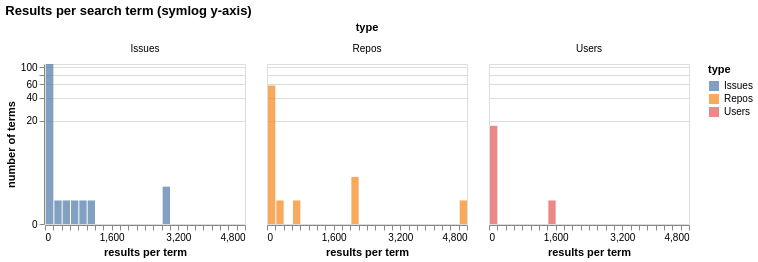

Here is the notebook cell this chart was saved with:
### Code cell
# Distribution of result counts per term (zero-safe symlog scale for the long tail)
hist_data = pd.DataFrame({
    "type": ["Repos"] * len(hit_df) + ["Issues"] * len(hit_df) + ["Users"] * len(hit_df),
    "count": list(hit_df["n_repos"]) + list(hit_df["n_issues"]) + list(hit_df["n_users"]),
})
hist_data = hist_data[hist_data["count"] > 0]

base = alt.Chart(hist_data).mark_bar(opacity=0.7).encode(
    x=alt.X("count:Q", bin=alt.Bin(maxbins=40), title="results per term"),
    y=alt.Y("count():Q", title="number of terms",
            scale=alt.Scale(type="symlog", constant=1)),
    color=alt.Color("type:N", scale=alt.Scale(scheme="tableau10")),
).properties(width=200, height=160)

hist = base.facet(facet="type:N", columns=3,
                  title="Results per search term (symlog y-axis)")
display(hist)

### Figure 1 — Vega specification as saved in the notebook (floating-point values rounded to 4 significant figures)
{"$schema": "https://vega.github.io/schema/vega/v6.json", "data": [{"name": "source_0", "values": [{"bin_maxbins_40_count": 0.0, "bin_maxbins_40_count_end": 200.0, "type": "Repos", "__count": 58, "__count_end": 58.0, "__count_start": 0.0}, {"bin_maxbins_40_count": 2000.0, "bin_maxbins_40_count_end": 2200.0, "type": "Repos", "__count": 3, "__count_end": 3.0, "__count_start": 0.0}, {"bin_maxbins_40_count": 600.0, "bin_maxbins_40_count_end": 800.0, "type": "Repos", "__count": 1, "__count_end": 1.0, "__count_start": 0.0}, {"bin_maxbins_40_count": 4600.0, "bin_maxbins_40_count_end": 4800.0, "type": "Repos", "__count": 1, "__count_end": 1.0, "__count_start": 0.0}, {"bin_maxbins_40_count": 200.0, "bin_maxbins_40_count_end": 400.0, "type": "Repos", "__count": 1, "__count_end": 1.0, "__count_start": 0.0}, {"bin_maxbins_40_count": 0.0, "bin_maxbins_40_count_end": 200.0, "type": "Issues", "__count": 110, "__count_end": 110.0, "__count_start": 0.0}, {"bin_maxbins_40_count": 400.0, "bin_maxbins_40_count_end": 600.0, "type": "Issues", "__count": 1, "__count_end": 1.0, "__count_start": 0.0}, {"bin_maxbins_40_count": 2800.0, "bin_maxbins_40_count_end": 3000.0, "type": "Issues", "__count": 2, "__count_end": 2.0, "__count_start": 0.0}, {"bin_maxbins_40_count": 1000.0, "bin_maxbins_40_count_end": 1200.0, "type": "Issues", "__count": 1, "__count_end": 1.0, "__count_start": 0.0}, {"bin_maxbins_40_count": 800.0, "bin_maxbins_40_count_end": 1000.0, "type": "Issues", "__count": 1, "__count_end": 1.0, "__count_start": 0.0}, {"bin_maxbins_40_count": 600.0, "bin_maxbins_40_count_end": 800.0, "type": "Issues", "__count": 1, "__count_end": 1.0, "__count_start": 0.0}, {"bin_maxbins_40_count": 200.0, "bin_maxbins_40_count_end": 400.0, "type": "Issues", "__count": 1, "__count_end": 1.0, "__count_start": 0.0}, {"bin_maxbins_40_count": 0.0, "bin_maxbins_40_count_end": 200.0, "type": "Users", "__count": 17, "__count_end": 17.0, "__count_start": 0.0}, {"bin_maxbins_40_count": 1400.0, "bin_maxbins_40_count_end": 1600.0, "type": "Users", "__count": 1, "__count_end": 1.0, "__count_start": 0.0}]}, {"name": "facet_domain", "values": [{"type": "Repos", "count": 5}, {"type": "Issues", "count": 7}, {"type": "Users", "count": 2}]}, {"name": "facet_domain_row", "values": [{"data": 0.0}]}, {"name": "facet_domain_column", "transform": [{"type": "sequence", "start": 0.0, "stop": {"signal": "min(length(data(\"facet_domain\")), 3)"}}]}, {"name": "source_0_color_domain_type", "values": [{"type": "Repos"}, {"type": "Issues"}, {"type": "Users"}]}], "signals": [{"name": "child_bin_maxbins_40_count_bins", "value": {"fields": ["count"], "fname": "bin_count", "start": 0.0, "step": 200.0, "stop": 4800.0}}, {"name": "child_width", "value": 200}, {"name": "child_height", "value": 160}], "marks": [{"type": "group", "name": "facet-title", "title": {"text": "type", "style": "guide-title", "offset": 10}, "role": "column-title"}, {"type": "group", "name": "row_header", "from": {"data": "facet_domain_row"}, "encode": {"update": {"height": {"signal": "child_height"}}}, "axes": [{"scale": "y", "orient": "left", "labelOverlap": "greedy", "grid": false, "tickCount": {"signal": "ceil(child_height/40)"}, "zindex": 0, "title": "number of terms"}], "role": "row-header"}, {"type": "group", "name": "column_footer", "from": {"data": "facet_domain_column"}, "encode": {"update": {"width": {"signal": "child_width"}}}, "axes": [{"scale": "x", "labelFlush": true, "grid": false, "zindex": 0, "title": "results per term", "tickCount": {"signal": "ceil(child_width/10)"}, "orient": "bottom", "labelOverlap": true}], "role": "column-footer"}, {"type": "group", "name": "cell", "from": {"facet": {"data": "source_0", "name": "facet", "groupby": ["type"]}}, "sort": {"field": ["datum[\"type\"]"], "order": ["ascending"]}, "encode": {"update": {"height": {"signal": "child_height"}, "width": {"signal": "child_width"}}}, "marks": [{"type": "rect", "name": "child_marks", "from": {"data": "facet"}, "encode": {"update": {"y": {"field": "__count_end", "scale": "y"}, "y2": {"field": "__count_start", "scale": "y"}, "x2": {"field": "bin_maxbins_40_count", "scale": "x", "offset": {"signal": "0.5 + (abs(scale(\"x\", datum[\"bin_maxbins_40_count_end\"]) - scale(\"x\", datum[\"bin_maxbins_40_count\"])) < 0.25 ? -0.5 * (0.25 - (abs(scale(\"x\", datum[\"bin_maxbins_40_count_end\"]) - scale(\"x\", datum[\"bin_maxbins_40_count\"])))) : 0.5)"}}, "x": {"field": "bin_maxbins_40_count_end", "scale": "x", "offset": {"signal": "0.5 + (abs(scale(\"x\", datum[\"bin_maxbins_40_count_end\"]) - scale(\"x\", datum[\"bin_maxbins_40_count\"])) < 0.25 ? 0.5 * (0.25 - (abs(scale(\"x\", datum[\"bin_maxbins_40_count_end\"]) - scale(\"x\", datum[\"bin_maxbins_40_count\"])))) : -0.5)"}}, "fill": {"field": "type", "scale": "color"}, "opacity": {"value": 0.7}}}, "style": ["bar"]}], "axes": [{"scale": "y", "aria": false, "grid": true, "tickCount": {"signal": "ceil(child_height/40)"}, "gridScale": "x", "orient": "left", "domain": false, "ticks": false, "minExtent": 0, "zindex": 0, "labels": false, "maxExtent": 0}], "title": {"text": {"signal": "isValid(parent[\"type\"]) ? parent[\"type\"] : \"\"+parent[\"type\"]"}, "frame": "group", "offset": 10, "style": "guide-label"}, "style": "cell"}], "scales": [{"name": "x", "type": "linear", "domain": {"signal": "[child_bin_maxbins_40_count_bins.start, child_bin_maxbins_40_count_bins.stop]"}, "range": [0, {"signal": "child_width"}], "bins": {"signal": "child_bin_maxbins_40_count_bins"}, "zero": false}, {"name": "y", "type": "symlog", "domain": {"data": "source_0", "fields": ["__count_start", "__count_end"]}, "range": [{"signal": "child_height"}, 0], "zero": true, "constant": 1, "nice": true}, {"name": "color", "type": "ordinal", "domain": {"data": "source_0_color_domain_type", "field": "type", "sort": true}, "range": {"scheme": "tableau10"}}], "title": {"text": "Results per search term (symlog y-axis)", "anchor": "start"}, "background": "white", "padding": 5, "layout": {"padding": 20, "bounds": "full", "align": "all", "columns": 3}, "legends": [{"fill": "color", "symbolType": "square", "title": "type", "encode": {"symbols": {"update": {"opacity": {"value": 0.7}}}}}]}
